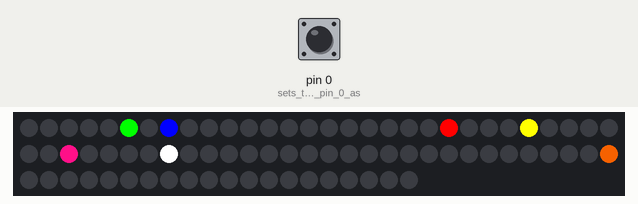
Recording of a sketch running on a simulated Teensy 4. On the bench: 80 RGB LEDs in strip order, left to right, continuing on the next row. The inputs (shaded band) are chosen by the test bench; at power-on: pin 0 (sets_the_digital_pin_0_as) HIGH. Random numbers use the default seed unless the sketch sets one.

Above: at 1.2 s.
1.3 s: pin 0 (sets_the_digital_pin_0_as) pulled LOW for 3.2 s
At 1.3 s:
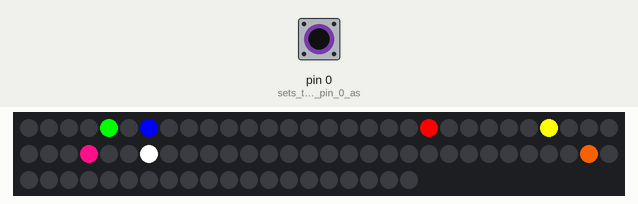
6.3 s: pin 0 (sets_the_digital_pin_0_as) pulled LOW for 0.15 s
9.4 s: pin 0 (sets_the_digital_pin_0_as) pulled LOW for 1 s
At 41.8 s:
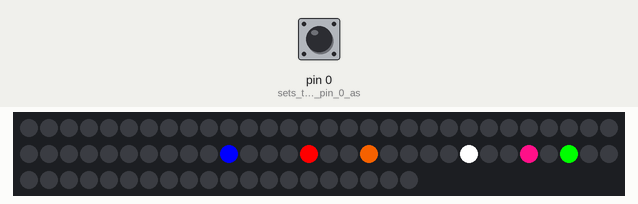

The sketch:

button_test.ino
```cpp
// (licence header left out)
#include <OctoWS2811.h>

const int ledsPerStrip = 10;

DMAMEM int displayMemory[ledsPerStrip*6];
int drawingMemory[ledsPerStrip*6];

// i think this can just go away...
struct int24{
    unsigned int data : 24;
};

const int config = WS2811_GRB | WS2811_800kHz;

OctoWS2811 leds(ledsPerStrip, displayMemory, drawingMemory, config);

void setup() {
  leds.begin();
  leds.show();
  pinMode(0, INPUT);      // sets the digital pin 0 as input
}

#define RED    0xFF0000
#define GREEN  0x00FF00
#define BLUE   0x0000FF
#define YELLOW 0xFFFF00
#define PINK   0xFF1088
#define ORANGE 0xE05800
#define WHITE  0xFFFFFF
#define BLACK  0x000000
int NOLED = 255;

// here's the map of how the LEDs connect to each other.
int ledmap[60][3] = {
  {1, 10, NOLED},  // 0
  {0, 2, NOLED},   // 1
  {1, 3, NOLED},   // 2
  {2, 4, NOLED},   // 3
  {3, 5, NOLED},   // 4
  {4, 6, NOLED},   // 5
  {5, 7, NOLED},   // 6
  {6, 8, NOLED},   // 7
  {7, 9, NOLED},   // 8
  {19, 8, NOLED},  // 9
  {0, 11, NOLED},  // 10
  {10, 12, NOLED}, // 11
  {11, 13, NOLED}, // 12
  {12, 14, NOLED}, // 13
  {13, 15, NOLED}, // 14
  {14, 16, NOLED}, // 15
  {15, 17, 26},    // 16
  {16, 18, NOLED}, // 17
  {17, 19, NOLED}, // 18
  {9, 18, NOLED},  // 19
  {30, 21, NOLED}, // 20
  {20, 22, NOLED}, // 21
  {21, 23, NOLED}, // 22
  {22, 24, NOLED}, // 23
  {23, 25, NOLED}, // 24
  {26, 24, NOLED}, // 25
  {25, 27, 16}, // 26
  {26, 28, NOLED}, // 27
  {27, 29, NOLED}, // 28
  {39, 28, NOLED}, // 29
  {20, 31, 40}, // 30
  {30, 32, NOLED}, // 31
  {33, 31, NOLED}, // 32
  {32, 34, NOLED}, // 33
  {35, 33, NOLED}, // 34
  {34, 36, NOLED}, // 35
  {35, 37, NOLED}, // 36
  {36, 38, NOLED}, // 37
  {37, 39, NOLED}, // 38
  {49, 38, NOLED}, // 39
  {41, 50, 30}, // 40
  {40, 42, NOLED}, // 41
  {41, 43, NOLED}, // 42
  {42, 44, NOLED}, // 43
  {43, 54, NOLED}, // 44
  {46, 55, NOLED}, // 45
  {47, 45, NOLED}, // 46
  {46, 48, NOLED}, // 47
  {47, 49, NOLED}, // 48
  {48, 59, 39}, // 49
  {40, 51, NOLED}, // 50
  {50, 52, NOLED}, // 51
  {51, 53, NOLED}, // 52
  {52, 54, NOLED}, // 53
  {53, 44, NOLED}, // 54
  {56, 45, NOLED}, // 55
  {57, 55, NOLED}, // 56
  {56, 58, NOLED}, // 57
  {57, 59, NOLED}, // 58
  {58, 49, NOLED}  // 59
};

int redslug[2] = {rand() % 60, 1}; // our little walker guy.
int greenslug[2] = {rand() % 60, 1}; // our little walker guy.
int blueslug[2] = {rand() % 60, 1}; // our little walker guy.
int yellowslug[2] = {rand() % 60, 1}; // our little walker guy.
int pinkslug[2] = {rand() % 60, 1}; // our little walker guy.
int orangeslug[2] = {rand() % 60, 1}; // our little walker guy.
int whiteslug[2] = {rand() % 60, 1}; // our little walker guy.

void loop() {
    if (!digitalRead(0)) {
        return;
        //leds.setPixel(0, RED);
        /* Pin D2 is High */
    }
    /*else {
        leds.setPixel(0, BLUE);
        // Pin D2 is Low
    }

    leds.show();
*/

      // uncomment for voltage controlled speed
      // millisec = analogRead(A9) / 40;
      crawl(redslug, RED);
      crawl(greenslug, GREEN);
      crawl(blueslug, BLUE);
      crawl(yellowslug, YELLOW);
      crawl(pinkslug, PINK);
      crawl(orangeslug, ORANGE);
      crawl(whiteslug, WHITE);
      leds.show();
      int microsec = 100000; // 2000000 / leds.numPixels();  // change them all in 2 seconds
      delayMicroseconds(microsec);

}

int pickFromOptions(int A, int B, int C, int Last) {
  if(A != NOLED && A != Last) {
    return A;
  }
  if(B != NOLED && B != Last) {
  return B;
  }
  return C;
}

void crawl(int slug[2], int color) {
    int present_location = slug[0];
    int last_location = slug[1];
    int optionA = ledmap[present_location][0];
    int optionB = ledmap[present_location][1];
    int optionC = ledmap[present_location][2];

    int random_direction = rand() % 4;
    if(random_direction == 0) {
      slug[0] = pickFromOptions(optionA, optionB, optionC, last_location);
    }
    if(random_direction == 1) {
      slug[0] = pickFromOptions(optionC, optionB, optionA, last_location);
    }
    if(random_direction == 2) {
      slug[0] = pickFromOptions(optionB, optionA, optionC, last_location);
    }
    if(random_direction == 3) {
      slug[0] = pickFromOptions(optionB, optionC, optionA, last_location);
    }

    slug[1] = present_location;

    // lights up the pixels
    leds.setPixel(slug[0], color);
    leds.setPixel(slug[1], BLACK);
}

void colorWipe(int color, int wait)
{
  leds.setPixel(35, color);
  leds.show();
  delayMicroseconds(wait);
}
```
